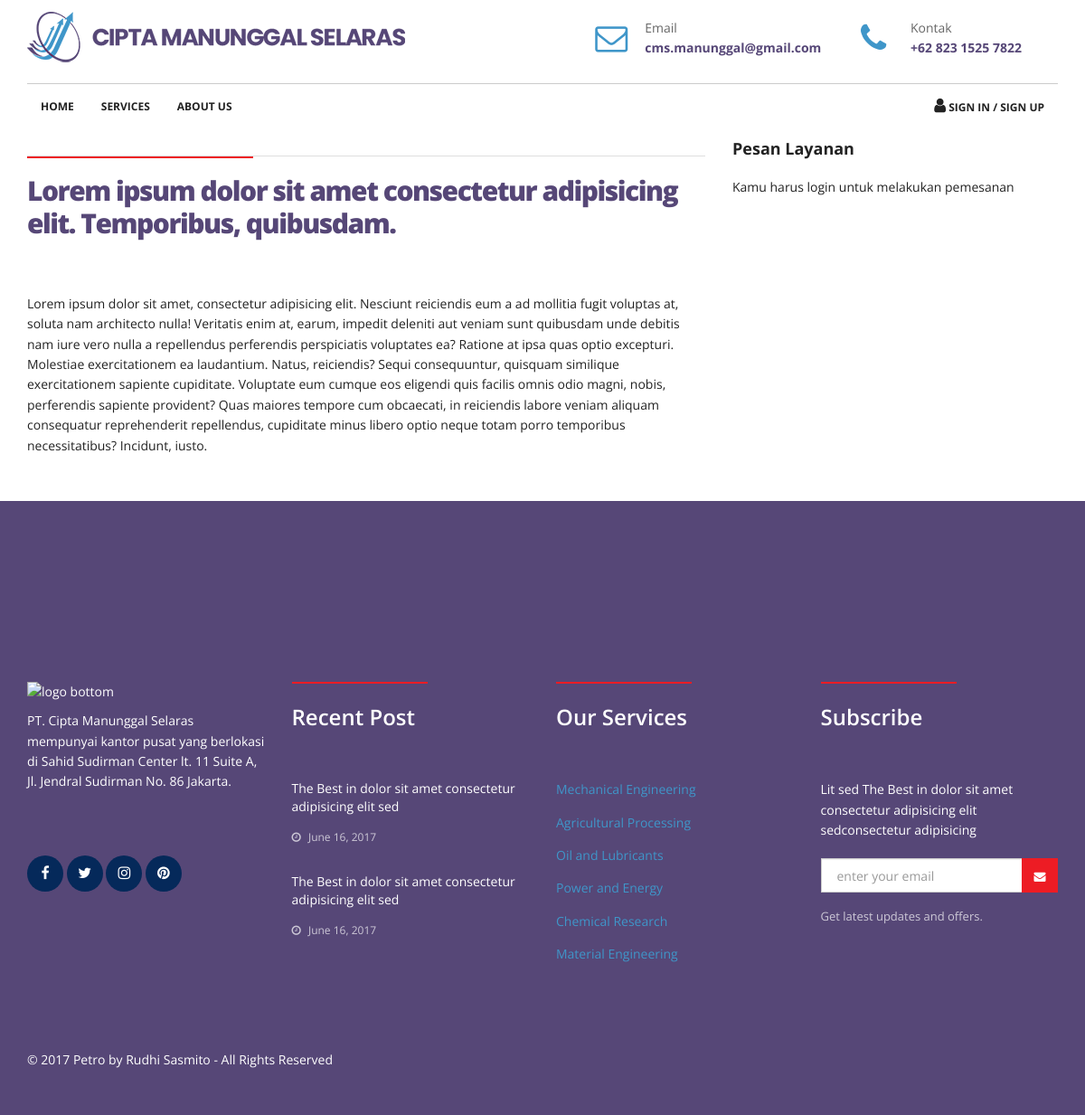
/layanan_detail.php?id=2, run on the app's committed database.
### tables this page shows
CREATE TABLE `layanan` (
  `id` int(11) NOT NULL,
  `nama` varchar(255) NOT NULL,
  `deskripsi` text NOT NULL,
  `harga_awal` int(11) NOT NULL,
  `harga_akhir` int(11) NOT NULL
);

### config/db.php (called while the page is built, shortened)
<?php
$conn = mysqli_connect('localhost', 'root', '', 'cms');
function run($sql)
{
  global $conn;
  return mysqli_query($conn, $sql);
}

### layanan_detail.php (the view, shortened to what this page needs)
<?php
  include(ROOT_PATH . "/layouts/header.php");
?>
<?php
  $id = $_GET['id'];
  $data = mysqli_fetch_assoc(run("SELECT * FROM layanan WHERE id = $id"));
  $dataPemesanan = null;
?>
<div class="container" style="margin-top: 20px">
  <div class="row">
    <div class="col-sm-4 col-md-4 col-md-push-8">
      <h4 class="">Pesan Layanan</h4>
      <?php if(isset($_SESSION['pelanggan'])) : ?>
        <?php if(is_null($dataPemesanan) || $dataPemesanan['status'] == 'dibatalkan' || $dataPemesanan['status'] == 'diselesaikan') : ?>
          <form action="" method="POST">
            <h6 style="margin-bottom: 20px">Estimasi Harga : <?= $data['harga_awal'] ?> - <?= $data['harga_akhir'] ?></h6>
            <p>Note: Pastikan identitas profil mu sudah benar. Setelah kamu melakukan pemesanan, kami akan memproses dan mengubah status pemesananmu di halaman panel.</p>
            <button type="submit" name="submit" class="btn btn-primary" onclick="return confirm('Kamu yakin ingin melakukan pemesanan?')">PESAN SEKARANG</button>
          </form>
        <?php else : ?>
          <p>Pemesanan sedang dilakukan</p>
        <?php endif ?>
      <?php else : ?>
        <p>Kamu harus login untuk melakukan pemesanan</p>
      <?php endif ?>
    </div>
    <div class="col-sm-8 col-md-8 col-md-pull-4">
      <div class="single-page">
        <h2 class="section-heading">
          <?= $data['nama'] ?>
        </h2>
        <p><?= $data['deskripsi'] ?></p>
      </div>
    </div>
  </div>
</div>
<?php include(ROOT_PATH . "/layouts/footer.php"); ?>

### css/style.css (style rules this page uses)
html { font-family: sans-serif; -webkit-text-size-adjust: 100%; -ms-text-size-adjust: 100%; }
body { margin: 0; }
body, button, input, select, textarea { color: #222222; font-family: 'Open Sans', sans-serif; font-size: 14px; line-height: 1.6; }
h1, h2, .banner-page .title-page, h3, .jumbo-heading h2, .jumbo-heading .banner-page .title-page, .banner-page .jumbo-heading .title-page, h4, .lead, h5, .section-subheading, h6 { clear: both; font-weight: 700; margin: 0; text-rendering: optimizeLegibility; }
p { margin: 0 0 1.75em; }
html { -webkit-box-sizing: border-box; -moz-box-sizing: border-box; box-sizing: border-box; }
*, *:before, *:after { -webkit-box-sizing: inherit; -moz-box-sizing: inherit; box-sizing: inherit; }
body { background: #ffffff; }
html, body { width: 100%; height: 100%; }
.section-heading { font-size: 30px; line-height: 1.2em; letter-spacing: -0.05em; font-weight: 800; color: #564777; margin-bottom: 20px; border-top: 1px solid #dedede; padding-top: 20px; padding-bottom: 40px; position: relative; }
.section-heading:before { content: ''; border-top: 2px solid #ed1c24; position: absolute; top: 0; left: 0; width: 250px; }
p { margin: 0 0 20px 0; }
h1, h2, .banner-page .title-page, h3, .jumbo-heading h2, .jumbo-heading .banner-page .title-page, .banner-page .jumbo-heading .title-page, h4, .lead, h5, .section-subheading { font-family: 'Open Sans', sans-serif; font-weight: 700; margin-top: 10px; margin-bottom: 20px; }
h2, .banner-page .title-page { font-size: 2.857em; line-height: normal; }
h4, .lead { font-size: 1.286em; line-height: normal; }

### data on the page
layanan: nama "Lorem ipsum dolor sit amet consectetur adipisicing elit. Temporibus, quibusdam.", deskripsi "Lorem ipsum dolor sit amet, consectetur adipisicing elit. Nesciunt reiciendis eum a ad mollitia fugit voluptas at, soluta nam architecto nulla! Veritatis enim at, earum, impedit deleniti aut veniam sunt quibusdam unde debitis nam iure vero nulla a repellendus perferendis perspiciatis voluptates ea? Ratione at ipsa quas optio excepturi. Molestiae exercitationem ea laudantium. Natus, reiciendis? Sequi consequuntur, quisquam similique exercitationem sapiente cupiditate. Voluptate eum cumque eos eligendi quis facilis omnis odio magni, nobis, perferendis sapiente provident? Quas maiores tempore cum obcaecati, in reiciendis labore veniam aliquam consequatur reprehenderit repellendus, cupiditate…"
